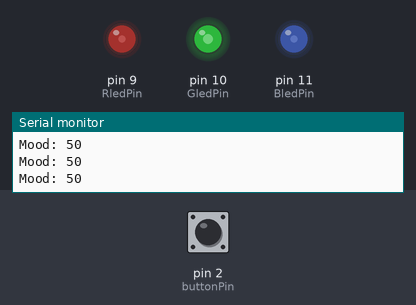
Simulated run of this sketch. Board: Arduino Uno, built with avr-gcc and run on an emulated ATmega328P. Parts: output pins drawn as LEDs (lit = HIGH), the last lines printed to the serial monitor. Inputs (shaded band) come from the test bench; at power-on: pin 2 (buttonPin) HIGH.

Above: at 1.2 s.
1.3 s: pin 2 (buttonPin) pulled LOW for 0.15 s
4.3 s: pin 2 (buttonPin) pulled LOW for 1 s
8.3 s: pin 2 (buttonPin) pulled LOW for 0.15 s
At 8.38 s:
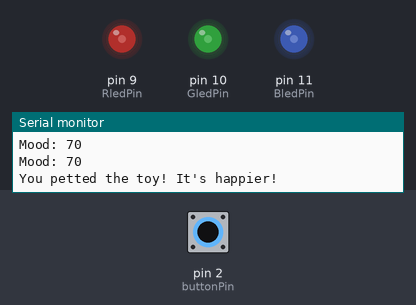
11.3 s: pin 2 (buttonPin) pulsed LOW 2 times (0.12 s each, 0.3 s apart)
At 22.3 s:
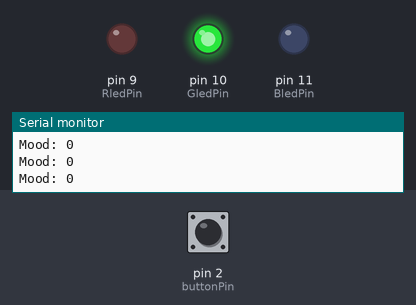
Timing chart, 0 to 23.1 s (numbered marks = the images above; inputs shaded):
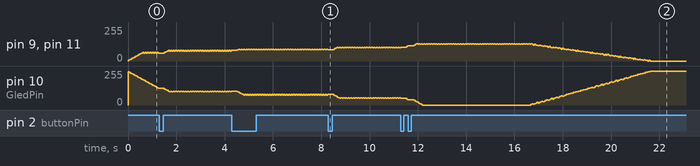

The sketch:

20251026-hm.ino
```cpp
const int RledPin = 9;
const int GledPin = 10;
const int BledPin = 11;
const int buttonPin = 2;

int mood = 50;

unsigned long lastPetTime = 0;

const unsigned long sadDelay = 5000;

const int happyIncrement = 10;
const int sadDecrement = 1;

int currentR = 0, currentG = 255, currentB = 0;
int targetR = 128, targetG = 0, targetB = 128;

bool lastButtonState = HIGH;

void setup() {
  pinMode(RledPin, OUTPUT);
  pinMode(GledPin, OUTPUT);
  pinMode(BledPin, OUTPUT);
  pinMode(buttonPin, INPUT_PULLUP);
  Serial.begin(9600);
  Serial.println("Interactive Toy (Green→Purple Gradient) ready!");
}

void loop() {
  bool buttonState = digitalRead(buttonPin);


  if (buttonState == LOW && lastButtonState == HIGH) {
    mood += happyIncrement;
    if (mood > 100) mood = 100;
    lastPetTime = millis();
    Serial.println("You petted the toy! It's happier!");
    delay(200);
  }
  lastButtonState = buttonState;


  if (millis() - lastPetTime > sadDelay) {
    mood -= sadDecrement;
    if (mood < 0) mood = 0;
  }


  calculateTargetColor(mood);


  smoothTransition();


  Serial.print("Mood: ");
  Serial.println(mood);

  delay(50);
}


void calculateTargetColor(int moodValue) {

  targetR = map(moodValue, 0, 100, 0, 128);
  targetG = map(moodValue, 0, 100, 255, 0);
  targetB = map(moodValue, 0, 100, 0, 128);
}

void smoothTransition() {
  int step = 5;

  if (currentR < targetR) currentR += step;
  else if (currentR > targetR) currentR -= step;

  if (currentG < targetG) currentG += step;
  else if (currentG > targetG) currentG -= step;

  if (currentB < targetB) currentB += step;
  else if (currentB > targetB) currentB -= step;

  currentR = constrain(currentR, 0, 255);
  currentG = constrain(currentG, 0, 255);
  currentB = constrain(currentB, 0, 255);

  analogWrite(RledPin, currentR);
  analogWrite(GledPin, currentG);
  analogWrite(BledPin, currentB);
}
```
